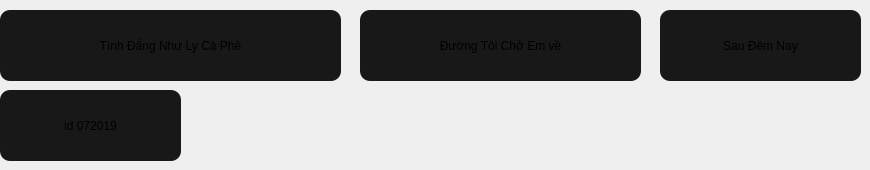
      <widget class="QWidget" name="page">
       <widget class="QPushButton" name="pushButton_21">
        <property name="geometry">
         <rect>
          <x>660</x>
          <y>10</y>
          <width>201</width>
          <height>71</height>
         </rect>
        </property>
        <property name="styleSheet">
         <string notr="true">background-color:rgb(24, 24, 24);
font: 500 14pt &quot;Roboto Mono Medium&quot;;
border-radius: 10;</string>
        </property>
        <property name="text">
         <string>Sau Đêm Nay</string>
        </property>
        <property name="icon">
         <iconset>
          <normaloff>../img/Sau Đêm Nay.png</normaloff>../img/Sau Đêm Nay.png</iconset>
        </property>
        <property name="iconSize">
         <size>
          <width>75</width>
          <height>75</height>
         </size>
        </property>
       </widget>
       <widget class="QPushButton" name="pushButton_26">
        <property name="geometry">
         <rect>
          <x>360</x>
          <y>10</y>
          <width>281</width>
          <height>71</height>
         </rect>
        </property>
        <property name="styleSheet">
         <string notr="true">background-color:rgb(24, 24, 24);
font: 500 14pt &quot;Roboto Mono Medium&quot;;
border-radius: 10;</string>
        </property>
        <property name="text">
         <string>Đường Tôi Chở Em về</string>
        </property>
        <property name="icon">
         <iconset>
          <normaloff>../img/Đường Tôi Chở Em Về.png</normaloff>../img/Đường Tôi Chở Em Về.png</iconset>
        </property>
        <property name="iconSize">
         <size>
          <width>75</width>
          <height>75</height>
         </size>
        </property>
       </widget>
       <widget class="QPushButton" name="pushButton_27">
        <property name="geometry">
         <rect>
          <x>0</x>
          <y>10</y>
          <width>341</width>
          <height>71</height>
         </rect>
        </property>
        <property name="styleSheet">
         <string notr="true">background-color:rgb(24, 24, 24);
font: 500 14pt &quot;Roboto Mono Medium&quot;;
border-radius: 10;</string>
        </property>
        <property name="text">
         <string>Tình Đắng Như Ly Cà Phê</string>
        </property>
        <property name="icon">
         <iconset>
          <normaloff>../img/Tình Đắng Như Ly Cà Phê.png</normaloff>../img/Tình Đắng Như Ly Cà Phê.png</iconset>
        </property>
        <property name="iconSize">
         <size>
          <width>75</width>
          <height>75</height>
         </size>
        </property>
       </widget>
       <widget class="QPushButton" name="pushButton_28">
        <property name="geometry">
         <rect>
          <x>0</x>
          <y>90</y>
          <width>181</width>
          <height>71</height>
         </rect>
        </property>
        <property name="styleSheet">
         <string notr="true">background-color:rgb(24, 24, 24);
font: 500 14pt &quot;Roboto Mono Medium&quot;;
border-radius: 10;</string>
        </property>
        <property name="text">
         <string>id 072019</string>
        </property>
        <property name="icon">
         <iconset>
          <normaloff>../img/id 072019.png</normaloff>../img/id 072019.png</iconset>
        </property>
        <property name="iconSize">
         <size>
          <width>75</width>
          <height>75</height>
         </size>
        </property>
       </widget>
      </widget>
